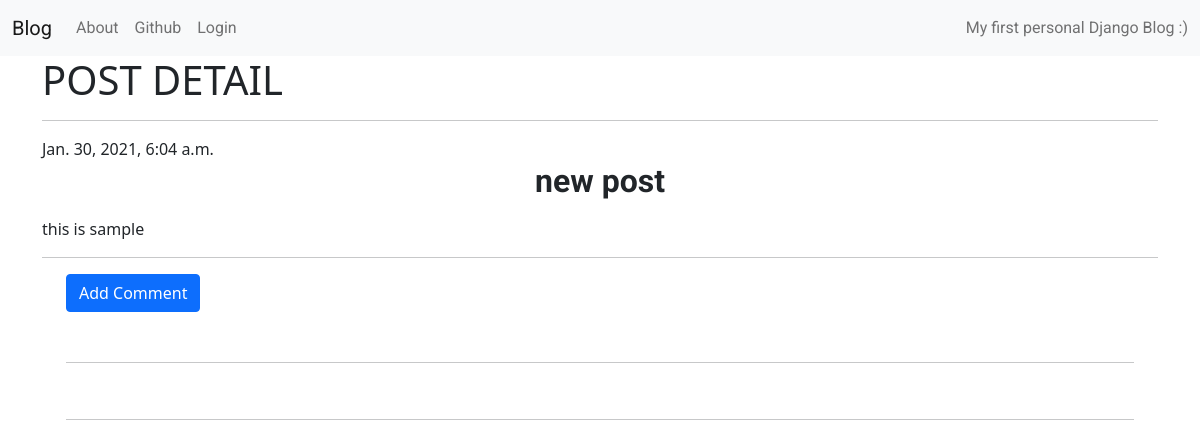
The page /post/10/ on the database its author committed.
### blog/models.py (models this page shows, shortened)
class Post(models.Model):
    author = models.ForeignKey('auth.User', on_delete = models.CASCADE)
    title = models.CharField(max_length=200)
    text = models.TextField()
    created_date = models.DateTimeField(default = timezone.now)
    published_date = models.DateTimeField(blank = True, null = True)

class Comment(models.Model):
    post = models.ForeignKey('blog.Post', related_name = "comments", on_delete = models.CASCADE)
    author = models.CharField(max_length = 100)
    text = models.TextField()
    create_date = models.DateTimeField(default = timezone.now)
    approved_comment = models.BooleanField(default = False)

### blog/views.py (the view)
# urls.py: path('post/<int:pk>/', views.PostDetailView.as_view(), name = 'post_detail'),
class PostDetailView(DetailView):
    model = Post

### blog/templates/blog/post_detail.html (shortened to what this page needs)
{% extends "blog/base.html"%}
{% block body_block %}
<h1 class="custom-caps">post Detail</h1>
<hr>
  <div>
    {% if post.published_date %}
      <div class="postdate date">
        {{ post.published_date }}
      </div>
    {% endif %}
    <h3 class="posttitle lh-sm">{{ post.title }}</h3>
    <p class="postcontent lh-sm">{{ post.text|safe }}</p>
    <hr>
    <div class="container">
      <a class="btn btn-primary btn-comment float-lg-start" href="{% url 'add_comment_to_post' post.pk %}">Add Comment</a>
<br>
<br>
      {% for comment in post.comments.all %}
      <br>
        <hr>
        {% empty %}
        <p>No Comments :(</p>
      {% endfor %}
    </div>
  </div>
{% endblock %}

### blog/static/css/blog.css (style rules this page uses)
.custom-caps { text-transform:uppercase; }
.posttitle { font-family: 'Roboto', sans-serif; font-size: 2em; font-weight: bolder; text-align: center; }
.postcontent { font-family: 'Roboto', sans-serif; font-size: 1.5em; }

### rows shown on the page
Post: published_date "Jan. 30, 2021, 6:04 a.m.", title "new post", text "this is sample"
